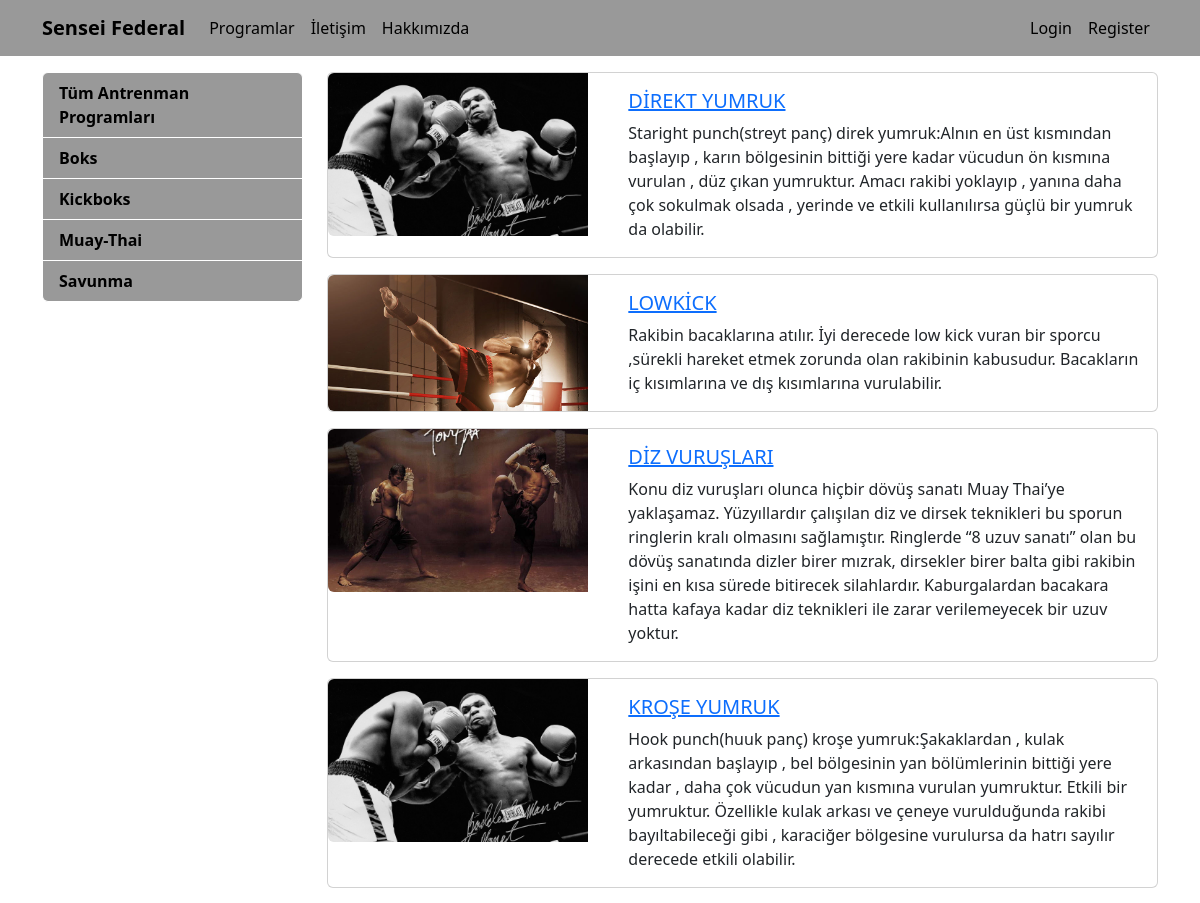
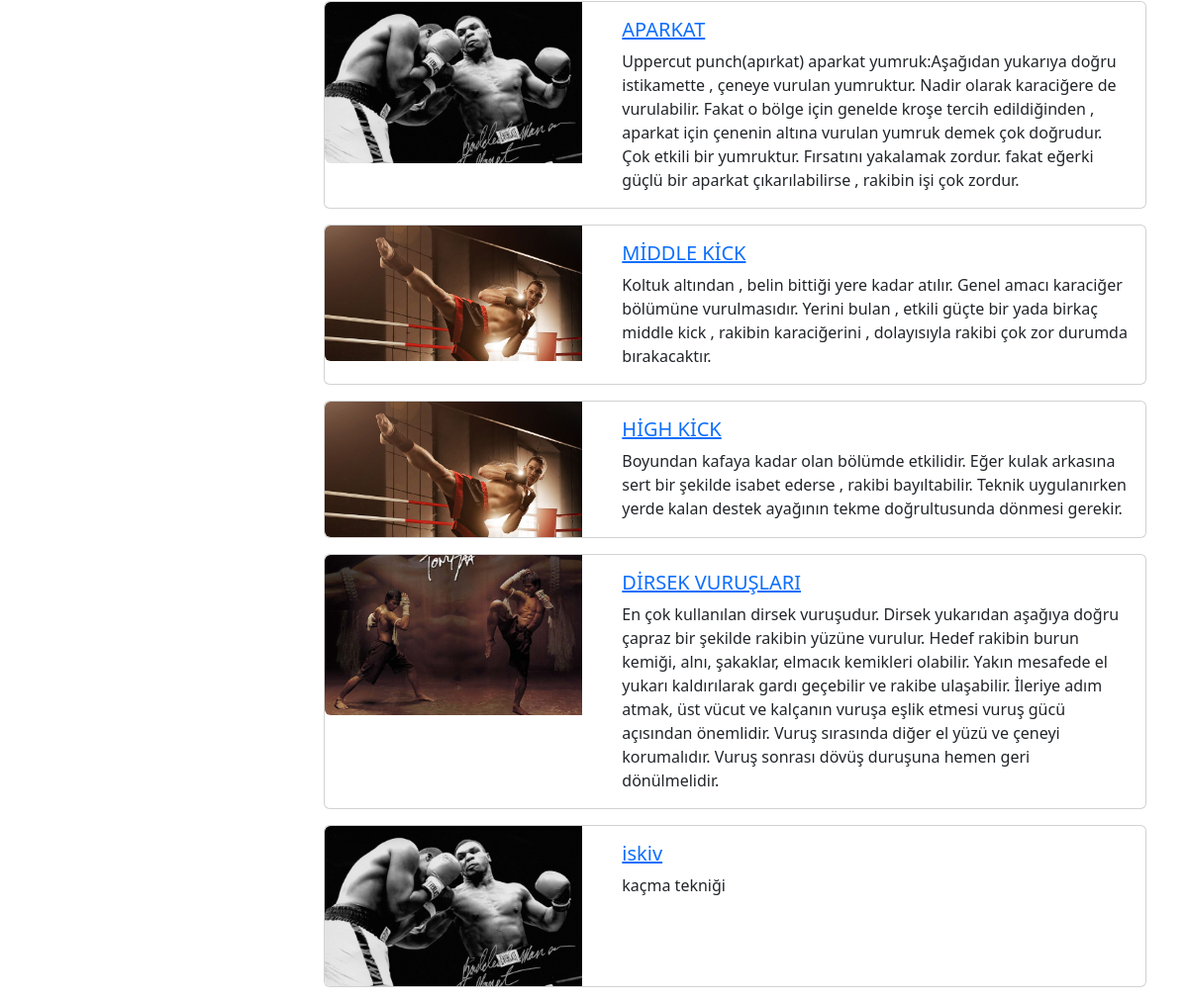
The page /programlar/ on the database its author committed (2 pictures, top to bottom).
### programlar/models.py (models this page shows, shortened)
class Category(models.Model):
    name = models.CharField(max_length=40)
    slug = models.SlugField(default="", null=False , db_index=True , max_length=50)

class Program(models.Model):
    title = models.CharField(max_length=100)
    description = models.TextField()
    imageUrl = models.CharField(max_length=50, blank=False)
    date = models.DateField()
    isActive = models.BooleanField()
    slug = models.SlugField(default="",blank=True, null=False, unique=True, db_index=True)
    category = models.ForeignKey(Category, default=1, on_delete=models.CASCADE, related_name="kurslar")

### programlar/views.py (the view)
# urls.py: path('', views.index),
def index(request):
    programlar = Program.objects.filter(isActive=1)
    kategoriler = Category.objects.all()
    return render(request, 'programlar/index.html',{
        'categories': kategoriler,
        'programlar': programlar
    })

### programlar/templates/programlar/index.html (shortened to what this page needs)
{% extends 'layout.html' %}
{% load static %}
{% block content %}
<div class="container mt-3">
    <div class="row">
       <div class="col-3">
        {% include 'programlar/partials/_categories.html' %}
       </div>
       <div class="col-9">
            {% for program in programlar %}
               {% include "programlar/partials/_program.html" %}
            {% endfor %}
       </div>
    </div>
</div>
{% endblock content %}

### templates/layout.html (shortened to what this page needs)
<!DOCTYPE html>
<html lang="en">
<head>
    <link rel="stylesheet" href="https://cdnjs.cloudflare.com/ajax/libs/bootstrap/5.3.3/css/bootstrap.min.css">
</head>
<body>
    {% include 'partials/_nav.html' %}
    {% block content %} {% endblock content %}
</body>
</html>

### templates/partials/_nav.html (shortened to what this page needs)
<nav class="navbar navbar-expand-lg navbar-dark navbar-dark">
    <div class="container">
        <a href="/" class="navbar-brand">Sensei Federal</a>
        <div class="collapse navbar-collapse" id="navbarNav">
            <ul class="navbar-nav me-auto">
                <li class="nav-item">
                    <a href="/" class="nav-link {% if request.path == '/' %}active{% endif %}">Programlar</a>
                </li>
                <li class="nav-item">
                    <a href="/iletisim" class="nav-link {% if request.path == '/iletisim' %}active{% endif %}">İletişim</a>
                </li>
                <li class="nav-item">
                    <a href="/hakkimizda" class="nav-link {% if request.path == '/hakkimizda' %}active{% endif %}">Hakkımızda</a>
                </li>
            </ul>
            <ul class="navbar-nav ms-auto">
                {% if user.is_authenticated %}
                    <li class="nav-item">
                       <a href="#" class="nav-link">Hoş geldin {{ user.username }}</a>
                    </li>
                    <li class="nav-item">
                      <a href="{% url 'user_logout' %}" class="nav-link">Logout</a>
                    </li>
                {% else %}
                    <li class="nav-item">
                       <a href="{% url 'user_login' %}" class="nav-link">Login</a>
                    </li>
                    <li class="nav-item">
                       <a href="{% url 'user_register' %}" class="nav-link">Register</a>
                    </li>
                {% endif %}
            </ul>
        </div>
    </div>
</nav>

### programlar/templates/programlar/partials/_categories.html (shortened to what this page needs)
<div class="list-group">
  <a href="/programlar" class="list-group-item list-group-item-action">Tüm Antrenman Programları</a>
  {% for category in categories %}
       <a href="{% url 'programlar_by_category' category.slug %}"
          class="list-group-item list-group-item-action {% if seciliKategori == category.slug %}active{% endif %}">
          {{ category.name|title }}
       </a>
  {% endfor %}
</div>

### programlar/templates/programlar/partials/_program.html
{% load static %}
<div class="card mb-3">
    <div class="row">
        <div class="col-4">
            <img class="img-fluid rounded-start" src="{% static "programlar/img/"|add:program.imageUrl %}" alt="{{course.title}}">
        </div>
        <div class="col-8">
            <div class="card-body">
                <h5 class="card-title">
                    <a href="{% url "program_details" program.slug %}">
                        {{program.title}}
                     </a>
                </h5>
                <p class="card-text">{{program.description}}</p>
            </div>
        </div>
    </div>
</div>

### templates/layout.html (style rules this page uses)
body { background-color: white; color: black; }
.navbar { background-color: #999; }
.navbar-brand { font-weight: bold; color: black; }
.navbar-nav .nav-link { color: black; }
.list-group-item { background-color: #999; color: black; border-color: white; font-weight: bold; }

### rows shown on the page
Category: name "Boks"
Category: name "Kickboks"
Category: name "Muay-Thai"
Category: name "Savunma"
Program: imageUrl (picture), title "DİREKT YUMRUK", description "Staright punch(streyt panç) direk yumruk:Alnın en üst kısmından başlayıp , karın bölgesinin bittiği yere kadar vücudun ön kısmına vurulan , düz çıkan yumruktur. Amacı rakibi yoklayıp , yanına daha çok sokulmak olsada , yerinde ve etkili kullanılırsa güçlü bir yumruk da olabilir."
Program: imageUrl (picture), title "LOWKİCK", description "Rakibin bacaklarına atılır. İyi derecede low kick vuran bir sporcu ,sürekli hareket etmek zorunda olan rakibinin kabusudur. Bacakların iç kısımlarına ve dış kısımlarına vurulabilir."
Program: imageUrl (picture), title "DİZ VURUŞLARI", description "Konu diz vuruşları olunca hiçbir dövüş sanatı Muay Thai’ye yaklaşamaz. Yüzyıllardır çalışılan diz ve dirsek teknikleri bu sporun ringlerin kralı olmasını sağlamıştır. Ringlerde “8 uzuv sanatı” olan bu dövüş sanatında dizler birer mızrak, dirsekler birer balta gibi rakibin işini en kısa sürede bitirecek silahlardır. Kaburgalardan bacakara hatta kafaya kadar diz teknikleri ile zarar verilemeyecek bir uzuv yoktur."
Program: imageUrl (picture), title "KROŞE YUMRUK", description "Hook punch(huuk panç) kroşe yumruk:Şakaklardan , kulak arkasından başlayıp , bel bölgesinin yan bölümlerinin bittiği yere kadar , daha çok vücudun yan kısmına vurulan yumruktur. Etkili bir yumruktur. Özellikle kulak arkası ve çeneye vurulduğunda rakibi bayıltabileceği gibi , karaciğer bölgesine vurulursa da hatrı sayılır derecede etkili olabilir."
Program: imageUrl (picture), title "APARKAT", description "Uppercut punch(apırkat) aparkat yumruk:Aşağıdan yukarıya doğru istikamette , çeneye vurulan yumruktur. Nadir olarak karaciğere de vurulabilir. Fakat o bölge için genelde kroşe tercih edildiğinden , aparkat için çenenin altına vurulan yumruk demek çok doğrudur. Çok etkili bir yumruktur. Fırsatını yakalamak zordur. fakat eğerki güçlü bir aparkat çıkarılabilirse , rakibin işi çok zordur."
Program: imageUrl (picture), title "MİDDLE KİCK", description "Koltuk altından , belin bittiği yere kadar atılır. Genel amacı karaciğer bölümüne vurulmasıdır. Yerini bulan , etkili güçte bir yada birkaç middle kick , rakibin karaciğerini , dolayısıyla rakibi çok zor durumda bırakacaktır."
Program: imageUrl (picture), title "HİGH KİCK", description "Boyundan kafaya kadar olan bölümde etkilidir. Eğer kulak arkasına sert bir şekilde isabet ederse , rakibi bayıltabilir. Teknik uygulanırken yerde kalan destek ayağının tekme doğrultusunda dönmesi gerekir."
Program: imageUrl (picture), title "DİRSEK VURUŞLARI", description "En çok kullanılan dirsek vuruşudur. Dirsek yukarıdan aşağıya doğru çapraz bir şekilde rakibin yüzüne vurulur. Hedef rakibin burun kemiği, alnı, şakaklar, elmacık kemikleri olabilir. Yakın mesafede el yukarı kaldırılarak gardı geçebilir ve rakibe ulaşabilir. İleriye adım atmak, üst vücut ve kalçanın vuruşa eşlik etmesi vuruş gücü açısından önemlidir. Vuruş sırasında diğer el yüzü ve çeneyi korumalıdır. Vuruş sonrası dövüş duruşuna hemen geri dönülmelidir."
Program: imageUrl (picture), title "iskiv", description "kaçma tekniği"
